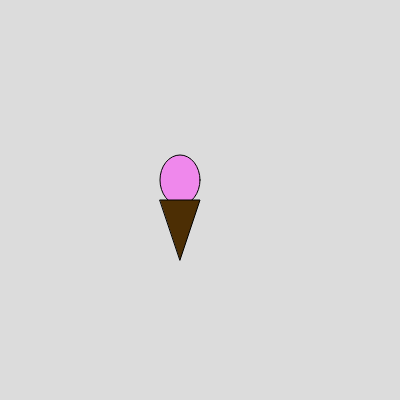
Frame 1 (no input)
Frame 60 (no input): identical to frame 1, image omitted
Frame 120 (the mouse pressed at the canvas centre since frame 60): identical to frame 1, image omitted

The p5.js sketch that drew this single still picture (run headless with seeded random() and noise() and a simulated clock; from frame 60 on, the mouse is pressed at the canvas centre):

// p5.js sketch
// ── sketch.js
function setup() {
  createCanvas(400, 400);
}

function draw() {
  background(220);
  //scoop of ice cream - pink
  fill(239, 136, 236);
  ellipse(180,180,40,50);
  //cone is brown
  fill(76, 46, 4);
  triangle(160,200,200,200,180,260);
}
